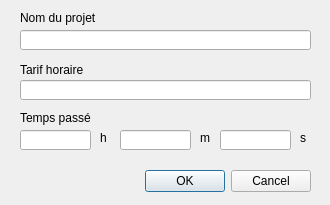
<?xml version="1.0" encoding="UTF-8"?>
<ui version="4.0">
 <class>EditProjectDialog</class>
 <widget class="QDialog" name="EditProjectDialog">
  <property name="geometry">
   <rect>
    <x>0</x>
    <y>0</y>
    <width>330</width>
    <height>205</height>
   </rect>
  </property>
  <property name="windowTitle">
   <string>Éditer le projet</string>
  </property>
  <widget class="QDialogButtonBox" name="buttonBox">
   <property name="geometry">
    <rect>
     <x>30</x>
     <y>170</y>
     <width>281</width>
     <height>23</height>
    </rect>
   </property>
   <property name="orientation">
    <enum>Qt::Horizontal</enum>
   </property>
   <property name="standardButtons">
    <set>QDialogButtonBox::Cancel|QDialogButtonBox::Ok</set>
   </property>
  </widget>
  <widget class="QLineEdit" name="hourlyRate">
   <property name="geometry">
    <rect>
     <x>20</x>
     <y>80</y>
     <width>291</width>
     <height>20</height>
    </rect>
   </property>
  </widget>
  <widget class="QLineEdit" name="projectName">
   <property name="geometry">
    <rect>
     <x>20</x>
     <y>30</y>
     <width>291</width>
     <height>20</height>
    </rect>
   </property>
  </widget>
  <widget class="QLabel" name="label_2">
   <property name="geometry">
    <rect>
     <x>20</x>
     <y>60</y>
     <width>379</width>
     <height>20</height>
    </rect>
   </property>
   <property name="text">
    <string>Tarif horaire</string>
   </property>
  </widget>
  <widget class="QLabel" name="label">
   <property name="geometry">
    <rect>
     <x>20</x>
     <y>10</y>
     <width>461</width>
     <height>16</height>
    </rect>
   </property>
   <property name="text">
    <string>Nom du projet</string>
   </property>
  </widget>
  <widget class="QLabel" name="label_3">
   <property name="geometry">
    <rect>
     <x>20</x>
     <y>110</y>
     <width>291</width>
     <height>16</height>
    </rect>
   </property>
   <property name="text">
    <string>Temps passé</string>
   </property>
  </widget>
  <widget class="QLineEdit" name="elapsedHours">
   <property name="geometry">
    <rect>
     <x>20</x>
     <y>130</y>
     <width>71</width>
     <height>20</height>
    </rect>
   </property>
  </widget>
  <widget class="QLineEdit" name="elapsedMinutes">
   <property name="geometry">
    <rect>
     <x>120</x>
     <y>130</y>
     <width>71</width>
     <height>20</height>
    </rect>
   </property>
  </widget>
  <widget class="QLineEdit" name="elapsedSeconds">
   <property name="geometry">
    <rect>
     <x>220</x>
     <y>130</y>
     <width>71</width>
     <height>20</height>
    </rect>
   </property>
  </widget>
  <widget class="QLabel" name="label_4">
   <property name="geometry">
    <rect>
     <x>100</x>
     <y>130</y>
     <width>16</width>
     <height>16</height>
    </rect>
   </property>
   <property name="text">
    <string>h</string>
   </property>
  </widget>
  <widget class="QLabel" name="label_5">
   <property name="geometry">
    <rect>
     <x>200</x>
     <y>130</y>
     <width>16</width>
     <height>16</height>
    </rect>
   </property>
   <property name="text">
    <string>m</string>
   </property>
  </widget>
  <widget class="QLabel" name="label_6">
   <property name="geometry">
    <rect>
     <x>300</x>
     <y>130</y>
     <width>16</width>
     <height>16</height>
    </rect>
   </property>
   <property name="text">
    <string>s</string>
   </property>
  </widget>
 </widget>
 <tabstops>
  <tabstop>projectName</tabstop>
  <tabstop>hourlyRate</tabstop>
 </tabstops>
 <resources/>
 <connections>
  <connection>
   <sender>buttonBox</sender>
   <signal>accepted()</signal>
   <receiver>EditProjectDialog</receiver>
   <slot>accept()</slot>
   <hints>
    <hint type="sourcelabel">
     <x>248</x>
     <y>254</y>
    </hint>
    <hint type="destinationlabel">
     <x>157</x>
     <y>274</y>
    </hint>
   </hints>
  </connection>
  <connection>
   <sender>buttonBox</sender>
   <signal>rejected()</signal>
   <receiver>EditProjectDialog</receiver>
   <slot>reject()</slot>
   <hints>
    <hint type="sourcelabel">
     <x>316</x>
     <y>260</y>
    </hint>
    <hint type="destinationlabel">
     <x>286</x>
     <y>274</y>
    </hint>
   </hints>
  </connection>
 </connections>
</ui>
